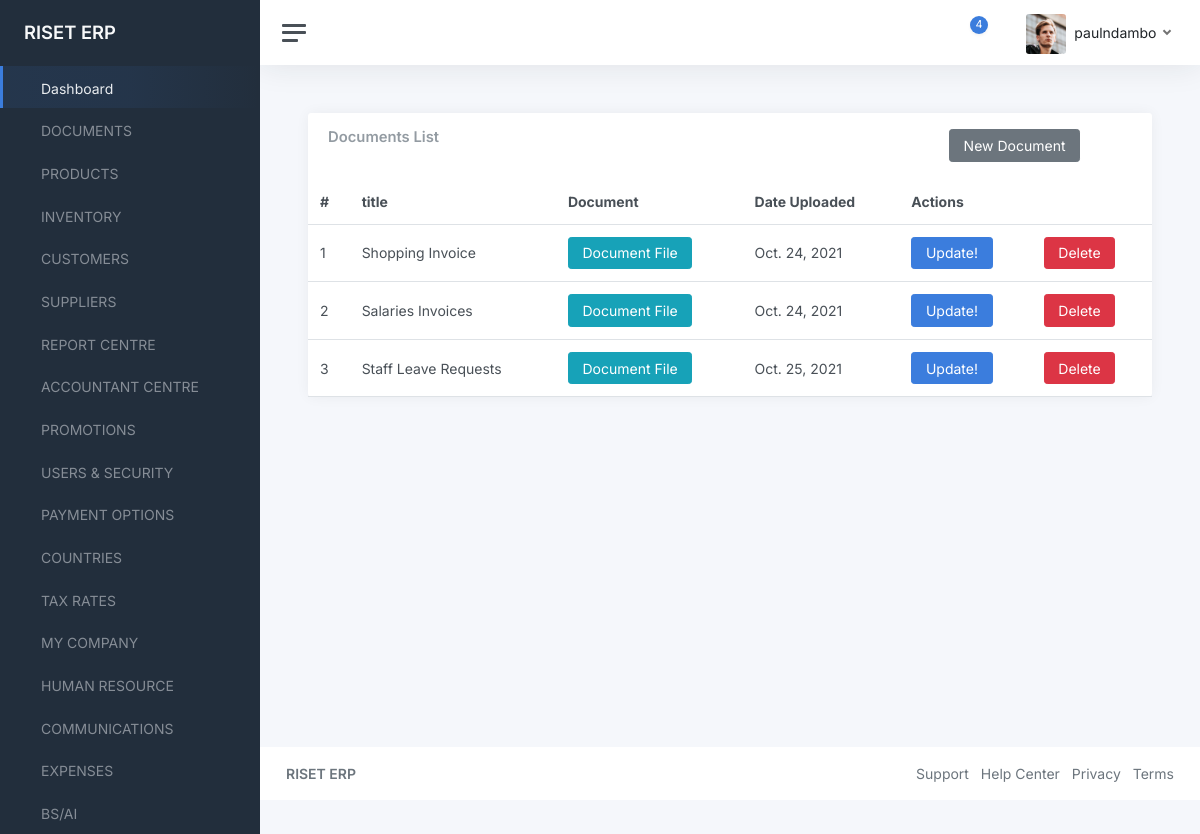
/documents/ (signed in), run on the app's committed database.
### accounts/models.py (models this page shows, shortened)
class User(AbstractBaseUser, PermissionsMixin):
    email = models.EmailField(_('email address'), unique=True)
    username = models.CharField(_('Username'), max_length=200,unique=True)
    first_name = models.CharField(_('first name'), max_length=30, blank=True)
    last_name = models.CharField(_('last name'), max_length=30, blank=True)
    date_joined = models.DateTimeField(_('date joined'), auto_now_add=True)
    is_active = models.BooleanField(_('active'), default=True)
    is_admin = models.BooleanField(_('is_admin'), default=False)
    objects = UserManager()
    USERNAME_FIELD = 'username'
    REQUIRED_FIELDS = ['email']
    class Meta:
        verbose_name = _('user')
        verbose_name_plural = _('users')

### data/models.py (models this page shows, shortened)
class Document(models.Model):
    title = models.CharField(max_length=200)
    file = models.FileField(upload_to="documents")
    date_uploaded = models.DateField(auto_now=True)

### data/views.py (the view)
# urls.py: path("documents/", views.documents, name="documents"),
@login_required(login_url='/login')
def documents(request):
    documents = Document.objects.all()
    context = {
        "documents": documents
    }
    return render(request, "data/documents.html", context)

### data/templates/data/documents.html
{% extends "component-base.html" %}
{% block content %}
<main class="content">
	<div class="container-fluid p-0">
		<div class="row">
			<div class="col-12 col-lg-12 col-xxl-12 d-flex">
				<div class="card flex-fill">
					<div class="card-header">
						<div class="row">
							<div class="col-9">
								<h5 class="card-title mb-0">Documents List</h5>
							</div>
							<div class="col-3">
								<a href="{% url 'new-document' %}" class="btn btn-secondary">New Document</a>
							</div>
						</div>
					</div>
					<table class="table table-hover my-0">
						<thead>
							<tr>
                <th>#</th>
								<th>title</th>
								<th>Document</th>
                <th>Date Uploaded</th>
                <th colspan="2">Actions</th>
							</tr>
						</thead>
						<tbody>
{% for document in documents %}
							<tr>
                <td>{{document.id}}</td>
								<td>{{document.title}}</td>
								<td>
									<a href="{{document.file.url}}" class="btn btn-info">Document File</a>
								</td>
                <td>{{document.date_uploaded}}</td>
                <td>
                  <a href="#" class="btn btn-primary">Update!</a>
                </td>
                <td>
                  <a href="#" class="btn btn-danger">Delete</a>
                </td>
							</tr>
{% endfor %}
						</tbody>
					</table>
				</div>
			</div>
		</div>
	</div>
</main>
{% endblock content %}

### templates/component-base.html (shortened to what this page needs)
{% load static %}
<!DOCTYPE html>
<html lang="en">
<head>
	<link href="{% static 'admin/css/app.css' %}" rel="stylesheet">
</head>
<body>
	<div class="wrapper">
		<nav id="sidebar" class="sidebar js-sidebar">
			<div class="sidebar-content js-simplebar">
				<a class="sidebar-brand" href="{% url 'dashboard' %}">
          <span class="align-middle">RISET ERP</span>
        </a>
				<ul class="sidebar-nav">
					<li class="sidebar-item active">
						<a class="sidebar-link" href="{% url 'dashboard' %}">
               <span class="align-middle">Dashboard</span>
            </a>
					</li>
					<li class="sidebar-item">
						<a class="sidebar-link" href="{% url 'documents' %}">
               <span class="align-middle">DOCUMENTS</span>
            </a>
					</li>
					<li class="sidebar-item">
						<a class="sidebar-link" href="{% url 'products' %}">
               <span class="align-middle">PRODUCTS</span>
            </a>
					</li>
					<li class="sidebar-item">
						<a class="sidebar-link" href="#">
               <span class="align-middle">INVENTORY</span>
            </a>
					</li>
					<li class="sidebar-item">
						<a class="sidebar-link" href="{% url 'customers' %}">
               <span class="align-middle">CUSTOMERS</span>
            </a>
					</li>
					<li class="sidebar-item">
						<a class="sidebar-link" href="{% url 'suppliers' %}">
               <span class="align-middle">SUPPLIERS</span>
            </a>
					</li>
					<li class="sidebar-item">
						<a class="sidebar-link" href="{% url 'reports' %}">
               <span class="align-middle">REPORT CENTRE</span>
            </a>
					</li>
					<li class="sidebar-item">
						<a class="sidebar-link" href="{% url 'countries' %}">
               <span class="align-middle">ACCOUNTANT CENTRE</span>
            </a>
					</li>
					<li class="sidebar-item">
						<a class="sidebar-link" href="{% url 'promotions' %}">
               <span class="align-middle">PROMOTIONS</span>
            </a>
					</li>
					<li class="sidebar-item">
						<a class="sidebar-link" href="{% url 'users-list' %}">
               <span class="align-middle">USERS & SECURITY</span>
            </a>
					</li>
					<li class="sidebar-item">
						<a class="sidebar-link" href="{% url 'payment-options' %}">
               <span class="align-middle">PAYMENT OPTIONS</span>
            </a>
					</li>
					<li class="sidebar-item">
						<a class="sidebar-link" href="{% url 'countries' %}">
               <span class="align-middle">COUNTRIES</span>
            </a>
					</li>
					<li class="sidebar-item">
						<a class="sidebar-link" href="{% url 'countries' %}">
               <span class="align-middle">TAX RATES</span>
            </a>
					</li>
					<li class="sidebar-item">
						<a class="sidebar-link" href="{% url 'countries' %}">
               <span class="align-middle">MY COMPANY</span>
            </a>
					</li>
					<li class="sidebar-item">
						<a class="sidebar-link" href="{% url 'countries' %}">
               <span class="align-middle">HUMAN RESOURCE</span>
            </a>
					</li>
					<li class="sidebar-item">
						<a class="sidebar-link" href="{% url 'countries' %}">
               <span class="align-middle">COMMUNICATIONS</span>
            </a>
					</li>
					<li class="sidebar-item">
						<a class="sidebar-link" href="{% url 'expenses' %}">
               <span class="align-middle">EXPENSES</span>
            </a>
					</li>
					<li class="sidebar-item">
						<a class="sidebar-link" href="{% url 'countries' %}">
               <span class="align-middle">BS/AI</span>
            </a>
					</li>
				</ul>
			</div>
		</nav>
		<div class="main">
			<nav class="navbar navbar-expand navbar-light navbar-bg">
				<a class="sidebar-toggle js-sidebar-toggle">
          <i class="hamburger align-self-center"></i>
        </a>
				<div class="navbar-collapse collapse">
					<ul class="navbar-nav navbar-align">
						<li class="nav-item dropdown">
							<a class="nav-icon dropdown-toggle" href="#" id="alertsDropdown" data-bs-toggle="dropdown">
								<div class="position-relative">
									<span class="indicator">4</span>
								</div>
							</a>
						</li>
						<li class="nav-item dropdown">
							<a class="nav-icon dropdown-toggle" href="#" id="messagesDropdown" data-bs-toggle="dropdown">
							</a>
						</li>
						<li class="nav-item dropdown">
							<a class="nav-link dropdown-toggle d-none d-sm-inline-block" href="#" data-bs-toggle="dropdown">
                <img src="{% static 'admin/img/avatars/avatar.jpg' %}" class="avatar img-fluid rounded me-1" alt="Charles Hall" /> <span class="text-dark">{{request.user.username}}</span>
              </a>
						</li>
					</ul>
				</div>
			</nav>
{% block content %}
{% endblock content %}
			<footer class="footer">
				<div class="container-fluid">
					<div class="row text-muted">
						<div class="col-6 text-start">
							<p class="mb-0">
								<a class="text-muted" href="{% url 'home' %}" target="_blank"><strong>RISET ERP</strong></a>
							</p>
						</div>
						<div class="col-6 text-end">
							<ul class="list-inline">
								<li class="list-inline-item">
									<a class="text-muted" href="" target="_blank">Support</a>
								</li>
								<li class="list-inline-item">
									<a class="text-muted" href="" target="_blank">Help Center</a>
								</li>
								<li class="list-inline-item">
									<a class="text-muted" href="" target="_blank">Privacy</a>
								</li>
								<li class="list-inline-item">
									<a class="text-muted" href="" target="_blank">Terms</a>
								</li>
							</ul>
						</div>
					</div>
				</div>
			</footer>
		</div>
	</div>
</body>
</html>

### data on the page
User: user.username "paulndambo"
Document: id "1", title "Shopping Invoice", date_uploaded "Oct. 24, 2021"
Document: id "2", title "Salaries Invoices", date_uploaded "Oct. 24, 2021"
Document: id "3", title "Staff Leave Requests", date_uploaded "Oct. 25, 2021"
